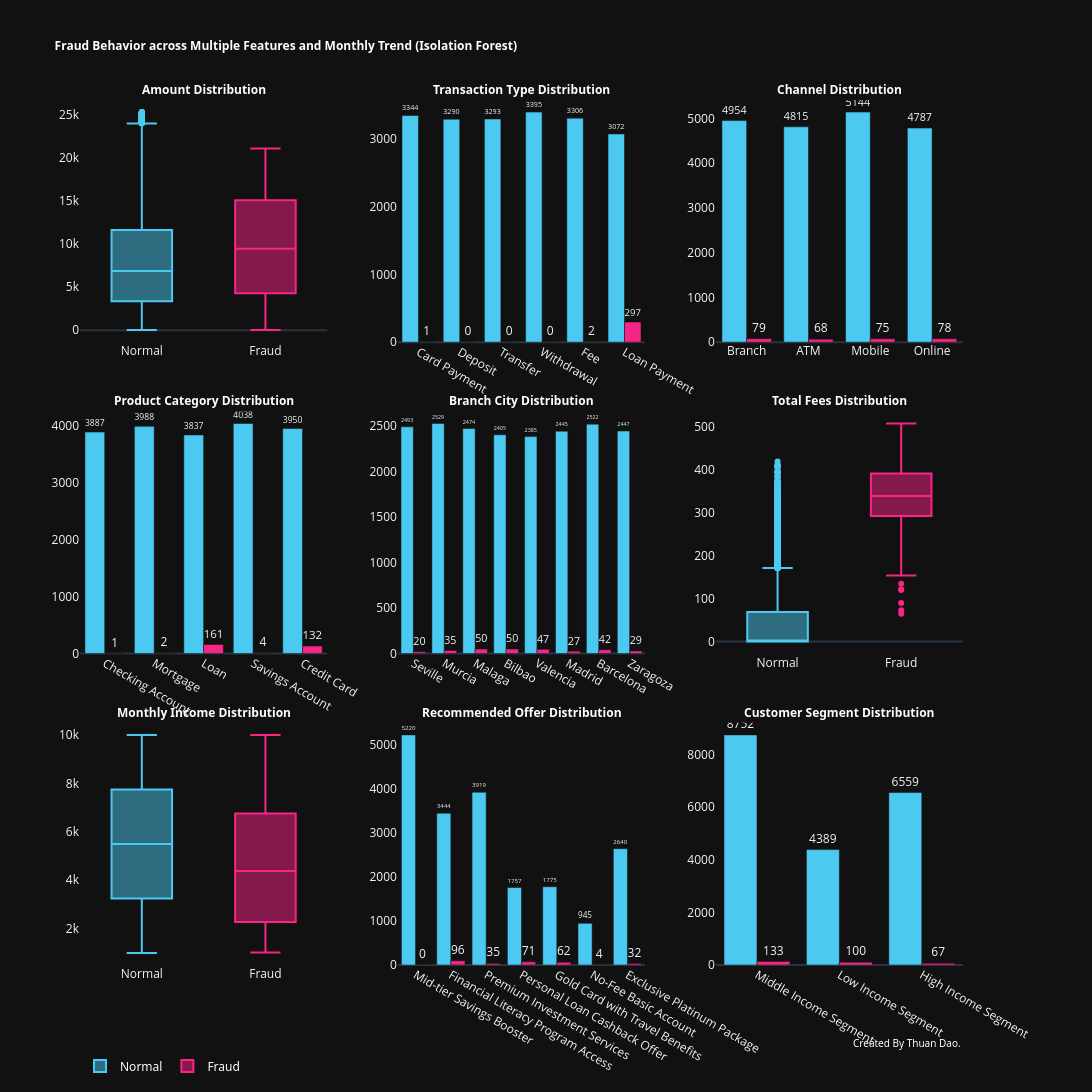

This figure's notebook cell:
### Code cell
def plot_cluster_features_isolation_forest_plotly(df):
    # --- Separate normal and fraud ---
    normal_data = df[df["IsAnomaly"] == 1].copy()
    fraud_data = df[df["IsAnomaly"] == -1].copy()

    # --- Define colors ---
    colors = {"Normal": "#4CC9F0", "Fraud": "#F72585"}

    # --- Create 3x3 grid ---
    fig = make_subplots(
        rows=3, cols=3,
        subplot_titles=[
            "<b>Amount Distribution</b>",
            "<b>Transaction Type Distribution</b>",
            "<b>Channel Distribution</b>",
            "<b>Product Category Distribution</b>",
            "<b>Branch City Distribution</b>",
            "<b>Total Fees Distribution</b>",
            "<b>Monthly Income Distribution</b>",
            "<b>Recommended Offer Distribution</b>",
            "<b>Customer Segment Distribution</b>"
        ],
        horizontal_spacing=0.08,
        vertical_spacing=0.08
    )

    # Amount (Boxplot)
    fig.add_trace(go.Box(y=normal_data["Amount"], name="Normal", marker_color=colors["Normal"], boxpoints="outliers"), row=1, col=1)
    fig.add_trace(go.Box(y=fraud_data["Amount"], name="Fraud", marker_color=colors["Fraud"], boxpoints="outliers"), row=1, col=1)

    # TransactionType (Bar)
    order = df["TransactionType"].unique().tolist()
    for label, subset, color in zip(["Normal", "Fraud"], [normal_data, fraud_data], [colors["Normal"], colors["Fraud"]]):
        count = subset["TransactionType"].value_counts().reindex(order, fill_value=0)
        fig.add_trace(go.Bar(x=count.index, y=count.values, name=label, marker_color=color, showlegend=False, text=count.values, textposition="outside"), row=1, col=2)

    # Channel (Bar)
    order = df["Channel"].unique().tolist()
    for label, subset, color in zip(["Normal", "Fraud"], [normal_data, fraud_data], [colors["Normal"], colors["Fraud"]]):
        count = subset["Channel"].value_counts().reindex(order, fill_value=0)
        fig.add_trace(go.Bar(x=count.index, y=count.values, name=label, marker_color=color, showlegend=False, text=count.values, textposition="outside"), row=1, col=3)

    # ProductCategory (Bar)
    order = df["ProductCategory"].unique().tolist()
    for label, subset, color in zip(["Normal", "Fraud"], [normal_data, fraud_data], [colors["Normal"], colors["Fraud"]]):
        count = subset["ProductCategory"].value_counts().reindex(order, fill_value=0)
        fig.add_trace(go.Bar(x=count.index, y=count.values, name=label, marker_color=color, showlegend=False, text=count.values, textposition="outside"), row=2, col=1)

    # BranchCity (Bar)
    order = df["BranchCity"].unique().tolist()
    for label, subset, color in zip(["Normal", "Fraud"], [normal_data, fraud_data], [colors["Normal"], colors["Fraud"]]):
        count = subset["BranchCity"].value_counts().reindex(order, fill_value=0)
        fig.add_trace(go.Bar(x=count.index, y=count.values, name=label, marker_color=color, showlegend=False, text=count.values, textposition="outside"), row=2, col=2)

    # TotalFees (Box)
    fig.add_trace(go.Box(y=normal_data["TotalFees"], name="Normal", marker_color=colors["Normal"], showlegend=False), row=2, col=3)
    fig.add_trace(go.Box(y=fraud_data["TotalFees"], name="Fraud", marker_color=colors["Fraud"], showlegend=False), row=2, col=3)

    # MonthlyIncome (Box)
    fig.add_trace(go.Box(y=normal_data["MonthlyIncome"], name="Normal", marker_color=colors["Normal"], showlegend=False), row=3, col=1)
    fig.add_trace(go.Box(y=fraud_data["MonthlyIncome"], name="Fraud", marker_color=colors["Fraud"], showlegend=False), row=3, col=1)

    # RecommendedOffer (Bar)
    order = df["RecommendedOffer"].unique().tolist()
    for label, subset, color in zip(["Normal", "Fraud"], [normal_data, fraud_data], [colors["Normal"], colors["Fraud"]]):
        count = subset["RecommendedOffer"].value_counts().reindex(order, fill_value=0)
        fig.add_trace(go.Bar(x=count.index, y=count.values, name=label, marker_color=color, showlegend=False, text=count.values, textposition="outside"), row=3, col=2)

    # CustomerSegment (Bar)
    order = df["CustomerSegment"].unique().tolist()
    for label, subset, color in zip(["Normal", "Fraud"], [normal_data, fraud_data], [colors["Normal"], colors["Fraud"]]):
        count = subset["CustomerSegment"].value_counts().reindex(order, fill_value=0)
        fig.add_trace(go.Bar(x=count.index, y=count.values, name=label, marker_color=color, showlegend=False, text=count.values, textposition="outside"), row=3, col=3)

    # Layout customization
    fig.update_layout(
        height=1300, width=1800,
        title=dict(
            text="<b>Fraud Behavior across Multiple Features and Monthly Trend (Isolation Forest)</b>",
            font=dict(size=12, family="Segoe UI", color="white")
        ),
        template="plotly_dark",
        legend=dict(orientation="h",font=dict(size=12, color="white", family="Segoe UI")),
        hovermode="x unified"
    )

    fig.update_annotations(font=dict(size=12, family="Segoe UI", color="white"))

    # Remove gridlines for clean look
    fig.update_xaxes(showgrid=False, title_font=dict(size=12, color="white", family="Segoe UI"))
    fig.update_yaxes(showgrid=False, title_font=dict(size=12, color="white", family="Segoe UI"))
    fig.add_annotation(
        text="Created By Thuan Dao.",
        xref="paper", yref="paper",
        x=1, y=-0.1,
        showarrow=False,
        font=dict(size=10, color="white", family="Segoe UI")
    )
    fig.show()

plot_cluster_features_isolation_forest_plotly(df_bank_transactions_isolation)

### Figure 1 — Plotly figure (JSON) as saved in the notebook; plotly's stock layout.template omitted (floating-point values rounded to 4 significant figures; data arrays with more than 128 entries replaced by an {"elided": "..."} marker saying what was removed)
{"data": [{"boxpoints": "outliers", "marker": {"color": "#4CC9F0"}, "name": "Normal", "type": "box", "xaxis": "x", "y": {"elided": "19700 float values"}, "yaxis": "y"}, {"boxpoints": "outliers", "marker": {"color": "#F72585"}, "name": "Fraud", "type": "box", "xaxis": "x", "y": {"elided": "300 float values"}, "yaxis": "y"}, {"marker": {"color": "#4CC9F0"}, "name": "Normal", "showlegend": false, "text": [3344.0, 3290.0, 3293.0, 3395.0, 3306.0, 3072.0], "textposition": "outside", "type": "bar", "x": ["Card Payment", "Deposit", "Transfer", "Withdrawal", "Fee", "Loan Payment"], "xaxis": "x2", "y": [3344, 3290, 3293, 3395, 3306, 3072], "yaxis": "y2"}, {"marker": {"color": "#F72585"}, "name": "Fraud", "showlegend": false, "text": [1.0, 0.0, 0.0, 0.0, 2.0, 297.0], "textposition": "outside", "type": "bar", "x": ["Card Payment", "Deposit", "Transfer", "Withdrawal", "Fee", "Loan Payment"], "xaxis": "x2", "y": [1, 0, 0, 0, 2, 297], "yaxis": "y2"}, {"marker": {"color": "#4CC9F0"}, "name": "Normal", "showlegend": false, "text": [4954.0, 4815.0, 5144.0, 4787.0], "textposition": "outside", "type": "bar", "x": ["Branch", "ATM", "Mobile", "Online"], "xaxis": "x3", "y": [4954, 4815, 5144, 4787], "yaxis": "y3"}, {"marker": {"color": "#F72585"}, "name": "Fraud", "showlegend": false, "text": [79.0, 68.0, 75.0, 78.0], "textposition": "outside", "type": "bar", "x": ["Branch", "ATM", "Mobile", "Online"], "xaxis": "x3", "y": [79, 68, 75, 78], "yaxis": "y3"}, {"marker": {"color": "#4CC9F0"}, "name": "Normal", "showlegend": false, "text": [3887.0, 3988.0, 3837.0, 4038.0, 3950.0], "textposition": "outside", "type": "bar", "x": ["Checking Account", "Mortgage", "Loan", "Savings Account", "Credit Card"], "xaxis": "x4", "y": [3887, 3988, 3837, 4038, 3950], "yaxis": "y4"}, {"marker": {"color": "#F72585"}, "name": "Fraud", "showlegend": false, "text": [1.0, 2.0, 161.0, 4.0, 132.0], "textposition": "outside", "type": "bar", "x": ["Checking Account", "Mortgage", "Loan", "Savings Account", "Credit Card"], "xaxis": "x4", "y": [1, 2, 161, 4, 132], "yaxis": "y4"}, {"marker": {"color": "#4CC9F0"}, "name": "Normal", "showlegend": false, "text": [2493.0, 2529.0, 2474.0, 2405.0, 2385.0, 2445.0, 2522.0, 2447.0], "textposition": "outside", "type": "bar", "x": ["Seville", "Murcia", "Malaga", "Bilbao", "Valencia", "Madrid", "Barcelona", "Zaragoza"], "xaxis": "x5", "y": [2493, 2529, 2474, 2405, 2385, 2445, 2522, 2447], "yaxis": "y5"}, {"marker": {"color": "#F72585"}, "name": "Fraud", "showlegend": false, "text": [20.0, 35.0, 50.0, 50.0, 47.0, 27.0, 42.0, 29.0], "textposition": "outside", "type": "bar", "x": ["Seville", "Murcia", "Malaga", "Bilbao", "Valencia", "Madrid", "Barcelona", "Zaragoza"], "xaxis": "x5", "y": [20, 35, 50, 50, 47, 27, 42, 29], "yaxis": "y5"}, {"marker": {"color": "#4CC9F0"}, "name": "Normal", "showlegend": false, "type": "box", "xaxis": "x6", "y": {"elided": "19700 float values"}, "yaxis": "y6"}, {"marker": {"color": "#F72585"}, "name": "Fraud", "showlegend": false, "type": "box", "xaxis": "x6", "y": {"elided": "300 float values"}, "yaxis": "y6"}, {"marker": {"color": "#4CC9F0"}, "name": "Normal", "showlegend": false, "type": "box", "xaxis": "x7", "y": {"elided": "19700 float values"}, "yaxis": "y7"}, {"marker": {"color": "#F72585"}, "name": "Fraud", "showlegend": false, "type": "box", "xaxis": "x7", "y": {"elided": "300 float values"}, "yaxis": "y7"}, {"marker": {"color": "#4CC9F0"}, "name": "Normal", "showlegend": false, "text": [5220.0, 3444.0, 3919.0, 1757.0, 1775.0, 945.0, 2640.0], "textposition": "outside", "type": "bar", "x": ["Mid-tier Savings Booster", "Financial Literacy Program Access", "Premium Investment Services", "Personal Loan Cashback Offer", "Gold Card with Travel Benefits", "No-Fee Basic Account", "Exclusive Platinum Package"], "xaxis": "x8", "y": [5220, 3444, 3919, 1757, 1775, 945, 2640], "yaxis": "y8"}, {"marker": {"color": "#F72585"}, "name": "Fraud", "showlegend": false, "text": [0.0, 96.0, 35.0, 71.0, 62.0, 4.0, 32.0], "textposition": "outside", "type": "bar", "x": ["Mid-tier Savings Booster", "Financial Literacy Program Access", "Premium Investment Services", "Personal Loan Cashback Offer", "Gold Card with Travel Benefits", "No-Fee Basic Account", "Exclusive Platinum Package"], "xaxis": "x8", "y": [0, 96, 35, 71, 62, 4, 32], "yaxis": "y8"}, {"marker": {"color": "#4CC9F0"}, "name": "Normal", "showlegend": false, "text": [8752.0, 4389.0, 6559.0], "textposition": "outside", "type": "bar", "x": ["Middle Income Segment", "Low Income Segment", "High Income Segment"], "xaxis": "x9", "y": [8752, 4389, 6559], "yaxis": "y9"}, {"marker": {"color": "#F72585"}, "name": "Fraud", "showlegend": false, "text": [133.0, 100.0, 67.0], "textposition": "outside", "type": "bar", "x": ["Middle Income Segment", "Low Income Segment", "High Income Segment"], "xaxis": "x9", "y": [133, 100, 67], "yaxis": "y9"}], "layout": {"annotations": [{"font": {"color": "white", "family": "Segoe UI", "size": 12}, "showarrow": false, "text": "<b>Amount Distribution</b>", "x": 0.14, "xanchor": "center", "xref": "paper", "y": 1, "yanchor": "bottom", "yref": "paper"}, {"font": {"color": "white", "family": "Segoe UI", "size": 12}, "showarrow": false, "text": "<b>Transaction Type Distribution</b>", "x": 0.5, "xanchor": "center", "xref": "paper", "y": 1, "yanchor": "bottom", "yref": "paper"}, {"font": {"color": "white", "family": "Segoe UI", "size": 12}, "showarrow": false, "text": "<b>Channel Distribution</b>", "x": 0.86, "xanchor": "center", "xref": "paper", "y": 1, "yanchor": "bottom", "yref": "paper"}, {"font": {"color": "white", "family": "Segoe UI", "size": 12}, "showarrow": false, "text": "<b>Product Category Distribution</b>", "x": 0.14, "xanchor": "center", "xref": "paper", "y": 0.64, "yanchor": "bottom", "yref": "paper"}, {"font": {"color": "white", "family": "Segoe UI", "size": 12}, "showarrow": false, "text": "<b>Branch City Distribution</b>", "x": 0.5, "xanchor": "center", "xref": "paper", "y": 0.64, "yanchor": "bottom", "yref": "paper"}, {"font": {"color": "white", "family": "Segoe UI", "size": 12}, "showarrow": false, "text": "<b>Total Fees Distribution</b>", "x": 0.86, "xanchor": "center", "xref": "paper", "y": 0.64, "yanchor": "bottom", "yref": "paper"}, {"font": {"color": "white", "family": "Segoe UI", "size": 12}, "showarrow": false, "text": "<b>Monthly Income Distribution</b>", "x": 0.14, "xanchor": "center", "xref": "paper", "y": 0.28, "yanchor": "bottom", "yref": "paper"}, {"font": {"color": "white", "family": "Segoe UI", "size": 12}, "showarrow": false, "text": "<b>Recommended Offer Distribution</b>", "x": 0.5, "xanchor": "center", "xref": "paper", "y": 0.28, "yanchor": "bottom", "yref": "paper"}, {"font": {"color": "white", "family": "Segoe UI", "size": 12}, "showarrow": false, "text": "<b>Customer Segment Distribution</b>", "x": 0.86, "xanchor": "center", "xref": "paper", "y": 0.28, "yanchor": "bottom", "yref": "paper"}, {"font": {"color": "white", "family": "Segoe UI", "size": 10}, "showarrow": false, "text": "Created By Thuan Dao.", "x": 1, "xref": "paper", "y": -0.1, "yref": "paper"}], "height": 1300, "hovermode": "x unified", "legend": {"font": {"color": "white", "family": "Segoe UI", "size": 12}, "orientation": "h"}, "title": {"font": {"color": "white", "family": "Segoe UI", "size": 12}, "text": "<b>Fraud Behavior across Multiple Features and Monthly Trend (Isolation Forest)</b>"}, "width": 1800, "xaxis": {"anchor": "y", "domain": [0, 0.28], "showgrid": false, "title": {"font": {"color": "white", "family": "Segoe UI", "size": 12}}}, "xaxis2": {"anchor": "y2", "domain": [0.36, 0.64], "showgrid": false, "title": {"font": {"color": "white", "family": "Segoe UI", "size": 12}}}, "xaxis3": {"anchor": "y3", "domain": [0.72, 1], "showgrid": false, "title": {"font": {"color": "white", "family": "Segoe UI", "size": 12}}}, "xaxis4": {"anchor": "y4", "domain": [0, 0.28], "showgrid": false, "title": {"font": {"color": "white", "family": "Segoe UI", "size": 12}}}, "xaxis5": {"anchor": "y5", "domain": [0.36, 0.64], "showgrid": false, "title": {"font": {"color": "white", "family": "Segoe UI", "size": 12}}}, "xaxis6": {"anchor": "y6", "domain": [0.72, 1], "showgrid": false, "title": {"font": {"color": "white", "family": "Segoe UI", "size": 12}}}, "xaxis7": {"anchor": "y7", "domain": [0, 0.28], "showgrid": false, "title": {"font": {"color": "white", "family": "Segoe UI", "size": 12}}}, "xaxis8": {"anchor": "y8", "domain": [0.36, 0.64], "showgrid": false, "title": {"font": {"color": "white", "family": "Segoe UI", "size": 12}}}, "xaxis9": {"anchor": "y9", "domain": [0.72, 1], "showgrid": false, "title": {"font": {"color": "white", "family": "Segoe UI", "size": 12}}}, "yaxis": {"anchor": "x", "domain": [0.72, 1], "showgrid": false, "title": {"font": {"color": "white", "family": "Segoe UI", "size": 12}}}, "yaxis2": {"anchor": "x2", "domain": [0.72, 1], "showgrid": false, "title": {"font": {"color": "white", "family": "Segoe UI", "size": 12}}}, "yaxis3": {"anchor": "x3", "domain": [0.72, 1], "showgrid": false, "title": {"font": {"color": "white", "family": "Segoe UI", "size": 12}}}, "yaxis4": {"anchor": "x4", "domain": [0.36, 0.64], "showgrid": false, "title": {"font": {"color": "white", "family": "Segoe UI", "size": 12}}}, "yaxis5": {"anchor": "x5", "domain": [0.36, 0.64], "showgrid": false, "title": {"font": {"color": "white", "family": "Segoe UI", "size": 12}}}, "yaxis6": {"anchor": "x6", "domain": [0.36, 0.64], "showgrid": false, "title": {"font": {"color": "white", "family": "Segoe UI", "size": 12}}}, "yaxis7": {"anchor": "x7", "domain": [0, 0.28], "showgrid": false, "title": {"font": {"color": "white", "family": "Segoe UI", "size": 12}}}, "yaxis8": {"anchor": "x8", "domain": [0, 0.28], "showgrid": false, "title": {"font": {"color": "white", "family": "Segoe UI", "size": 12}}}, "yaxis9": {"anchor": "x9", "domain": [0, 0.28], "showgrid": false, "title": {"font": {"color": "white", "family": "Segoe UI", "size": 12}}}}}
